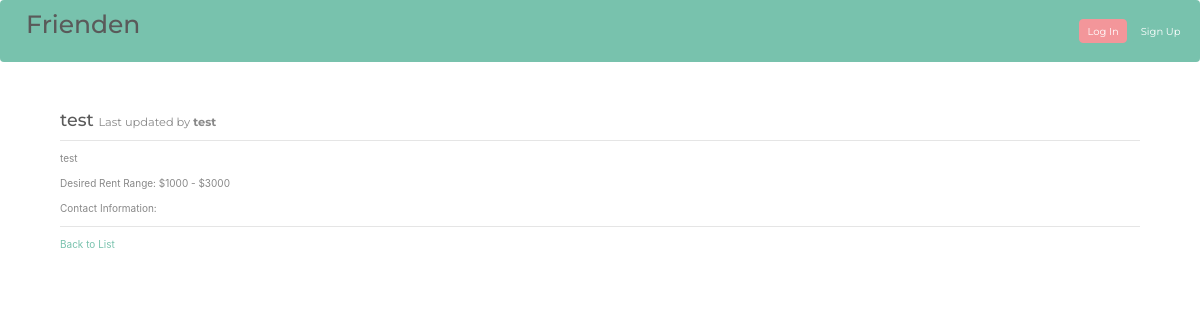
Page /test/ on the committed database.
### roommate_finder/models.py (models this page shows, shortened)
class Person(models.Model):
    first_name = models.CharField(max_length=30)
    last_name = models.CharField(max_length=30)
    Bio = models.CharField(max_length=500)
    slug = models.CharField(max_length=600, blank=True, editable=False,
                            help_text="Unique URL path to access this page. Generated by the system.")
    bool = (
        ('F', 'False'),
        ('T', 'True'),
    )
    Have_room_available = models.CharField(max_length=1, choices=bool)
    min_rent = models.IntegerField()
    max_rent = models.IntegerField()
    contact_info = models.CharField(max_length=100, default="")
    pub_date = models.DateTimeField('date published')

### roommate_finder/views.py (the view)
# urls.py: path('<str:slug>/', PersonDetailView.as_view(), name='person-details-page'),
class PersonDetailView(DetailView):
    model = Person
    def get(self, request, slug):
        person = self.get_queryset().get(slug__iexact=slug)
        return render(request, 'person.html', {
          'person': person
        })

### roommate_finder/templates/person.html
{% extends "base.html" %}
{% block content %}
  <div class="row">
    <div class="col m-4">
      <h3>{{ person.first_name }} <small class="text-muted">Last updated {{ person.modified|date:"SHORT_DATETIME_FORMAT" }} by <b>{{ person.first_name }}</b></small></h3>
      <hr>
      <p>{{ person.Bio|linebreaksbr }}</p>
      <p>Desired Rent Range: ${{ person.min_rent }} - ${{ person.max_rent }}</p>
      <p>Contact Information: {{ person.contact_info }}</p>
      <hr>
      <a href="{% url 'person-list-page' %}">Back to List</a>
    </div>
  </div>
{% endblock %}

### rows in the picture
Person: first_name "test", Bio "test", min_rent "1000", max_rent "3000"
